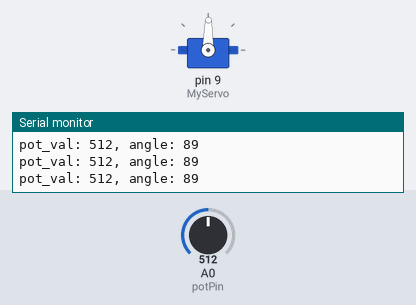
Simulated run of this sketch. Board: Arduino Uno, built with avr-gcc and run on an emulated ATmega328P. On the bench: servo, the last lines printed to the serial monitor. The inputs (shaded band) are chosen by the test bench; at power-on: A0 (potPin) = 512.

Above: at 1.2 s.
1.3 s: A0 (potPin) set to 559
At 1.8 s:
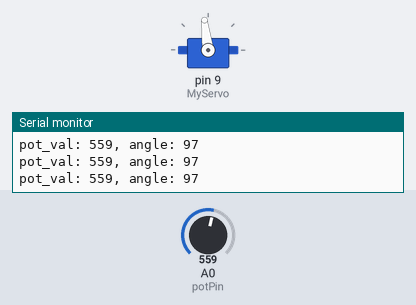
4.3 s: A0 (potPin) set to 580
At 4.7 s:
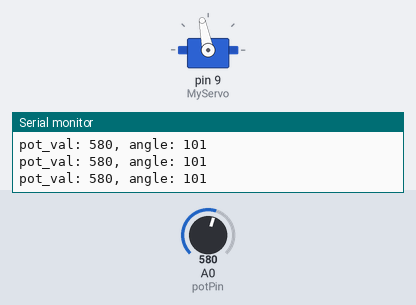
5.8 s: A0 (potPin) set to 306
At 6.6 s:
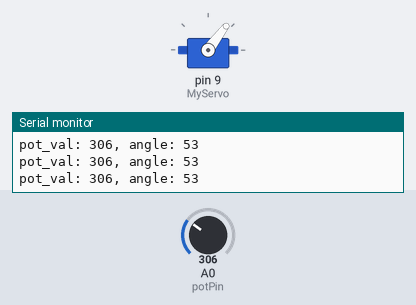
7.3 s: A0 (potPin) set to 104
At 8.0 s:
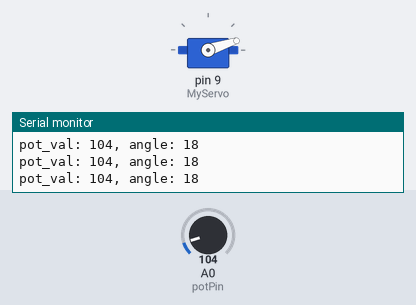
8.8 s: A0 (potPin) set to 94
At 9.4 s:
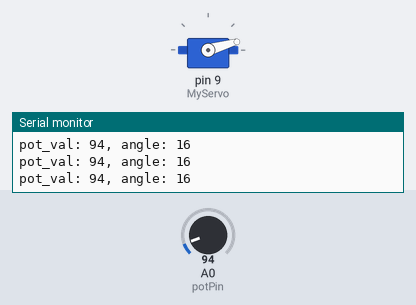
11.8 s: A0 (potPin) set to 716
At 12.8 s:
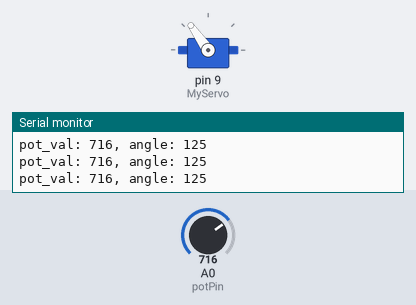
Timing chart, 0 to 14.3 s (numbered marks = the images above; inputs shaded):
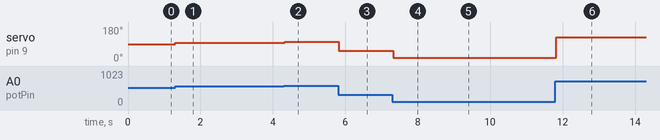

Measured:
- after the input at 1.3 s, servo on pin 9 (MyServo): 89° → 97° at once
- after the input at 4.3 s, servo on pin 9 (MyServo): 97° → 101° at once
- after the input at 5.8 s, servo on pin 9 (MyServo): 101° → 53° at once
- after the input at 7.3 s, servo on pin 9 (MyServo): 53° → 18° at once
- after the input at 8.8 s, servo on pin 9 (MyServo): 18° → 16° at once
- after the input at 11.8 s, servo on pin 9 (MyServo): 16° → 125° at once

The sketch:

project05.ino
```cpp
#include <Servo.h>
Servo MyServo;
int const potPin = A0;
int pot_val;                // potentiometer
int angle;                 // servo's angle

void setup() {
    MyServo.attach(9);       // attach MyServo into SERVO_PIN

    Serial.begin(9600);         // start the Serial Monitor
}

void loop() {
    pot_val = analogRead(potPin);
    Serial.print("pot_val: ");
    Serial.print(pot_val);
    angle = map(pot_val, 0, 1023, 0, 179);
    Serial.print(", angle: ");
    Serial.println(angle);
    MyServo.write(angle);
    delay(15);
}
```
